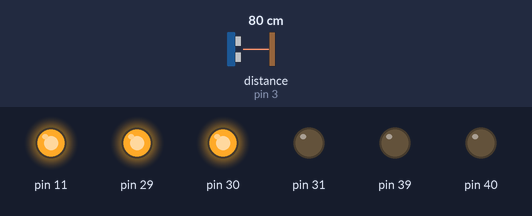
A sketch run on a simulated Arduino Mega 2560, built with avr-gcc and run on an emulated ATmega2560. On the bench: output pins drawn as LEDs (lit = HIGH). Wiring (inferred from the names in the program): ultrasonic range finder: trigger pin 2; echo pin 3. Inputs (shaded band) come from the test bench; at power-on: distance to the obstacle (sensor on pin 3) 80 cm. The echo pulse lasts 58.3 µs per cm; pins used as bus, display or sensor lines are not drawn.

Above: at 1.8 s.
1.9 s: distance to the obstacle (sensor on pin 3) set to 13 cm
3.4 s: distance to the obstacle (sensor on pin 3) set to 10 cm
At 4.9 s:
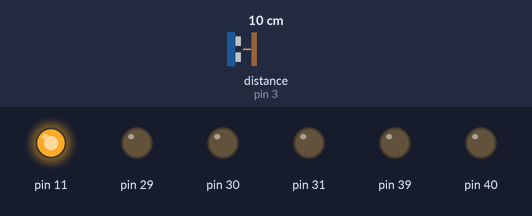
7.5 s: distance to the obstacle (sensor on pin 3) set to 18 cm
At 9.6 s:
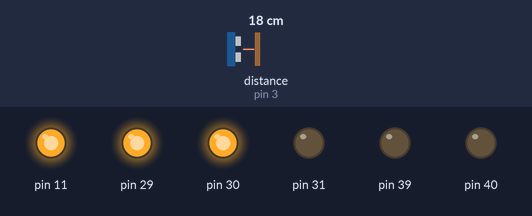
10.0 s: distance to the obstacle (sensor on pin 3) set to 2 cm
At 11.2 s:
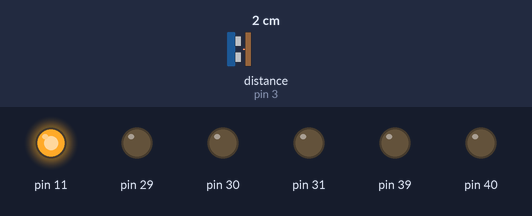
Timing chart, 0 to 13.0 s (numbered marks = the images above; inputs shaded):
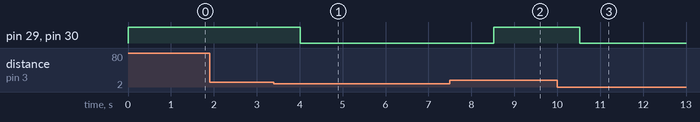

The sketch:

ultrasonicRover.ino
```cpp
 // Creates an LCD object. Parameters: (rs, enable, d4, d5, d6, d7)
int trigPin = 2;
int echoPin = 3;
long duration;
int distanceCm, distanceInch;
void setup()
{
  // put your setup code here, to run once:
  pinMode(30,OUTPUT);
 pinMode(29,OUTPUT);
 pinMode(39,OUTPUT);
 pinMode(40,OUTPUT);
 pinMode(31,OUTPUT);
 pinMode(11,OUTPUT);
 digitalWrite(40,HIGH);
 digitalWrite(11, HIGH);
  // Initializes the interface to the LCD screen, and specifies the dimensions (width and height) of the display
pinMode(trigPin, OUTPUT);
pinMode(echoPin, INPUT);
Serial.begin(9600);
}

void loop(){


digitalWrite(29,1);
  digitalWrite(30,1);
 analogWrite(40,100);
 analogWrite(39,100);
 digitalWrite(trigPin, LOW);
delayMicroseconds(2);
digitalWrite(trigPin, HIGH);
delayMicroseconds(10);
digitalWrite(trigPin, LOW);
duration = pulseIn(echoPin, HIGH);
distanceCm= duration*0.034/2;
if(distanceCm<=10)
{
 digitalWrite(29,0);
  digitalWrite(30,0);
 analogWrite(40,0);
 analogWrite(39,0);
 delay(500);
}
 delay(1000);
}
```

Measured:
- the behaviour switches between 12 and 11 cm on distance to the obstacle (sensor on pin 3) (found by bisection; images 0 and 1)
- after the input at 1.9 s, every drawn part: stays the same
- after the input at 3.4 s, pin 29, pin 30: HIGH → LOW after 0.61 s
- after the input at 7.5 s, pin 29, pin 30: LOW → HIGH after 1.0 s
- after the input at 10.0 s, pin 29, pin 30: HIGH → LOW after 0.52 s
